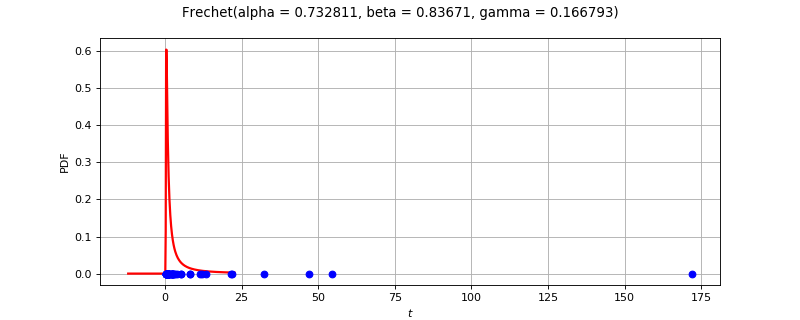

This figure's Python source:
import openturns as ot
from matplotlib import pyplot as plt
from openturns.viewer import View
ot.RandomGenerator.SetSeed(0)
factory = ot.FrechetFactory()
ref = factory.build()
dimension = ref.getDimension()
if dimension <= 2:
    sample = ref.getSample(50)
    distribution = factory.build(sample)
    if dimension == 1:
        distribution.setDescription(['$t$'])
        pdf_graph = distribution.drawPDF(256)
        cloud = ot.Cloud(sample, ot.Sample(sample.getSize(), 1))
        cloud.setColor('blue')
        cloud.setPointStyle('fcircle')
        pdf_graph.add(cloud)
        pdf_graph.setTitle(str(distribution))
        fig = plt.figure(figsize=(10, 4))
        pdf_axis = fig.add_subplot(111)
        View(pdf_graph, figure=fig, axes=[pdf_axis], add_legend=False)
    else:
        sample = ref.getSample(500)
        distribution.setDescription(['$t_0$', '$t_1$'])
        pdf_graph = distribution.drawPDF([256]*2)
        cloud = ot.Cloud(sample)
        cloud.setColor('red')
        cloud.setPointStyle('fcircle')
        pdf_graph.add(cloud)
        pdf_graph.setTitle(str(distribution))
        fig = plt.figure(figsize=(10, 4))
        pdf_axis = fig.add_subplot(111)
        View(pdf_graph, figure=fig, axes=[pdf_axis], add_legend=False, square_axes=True)
